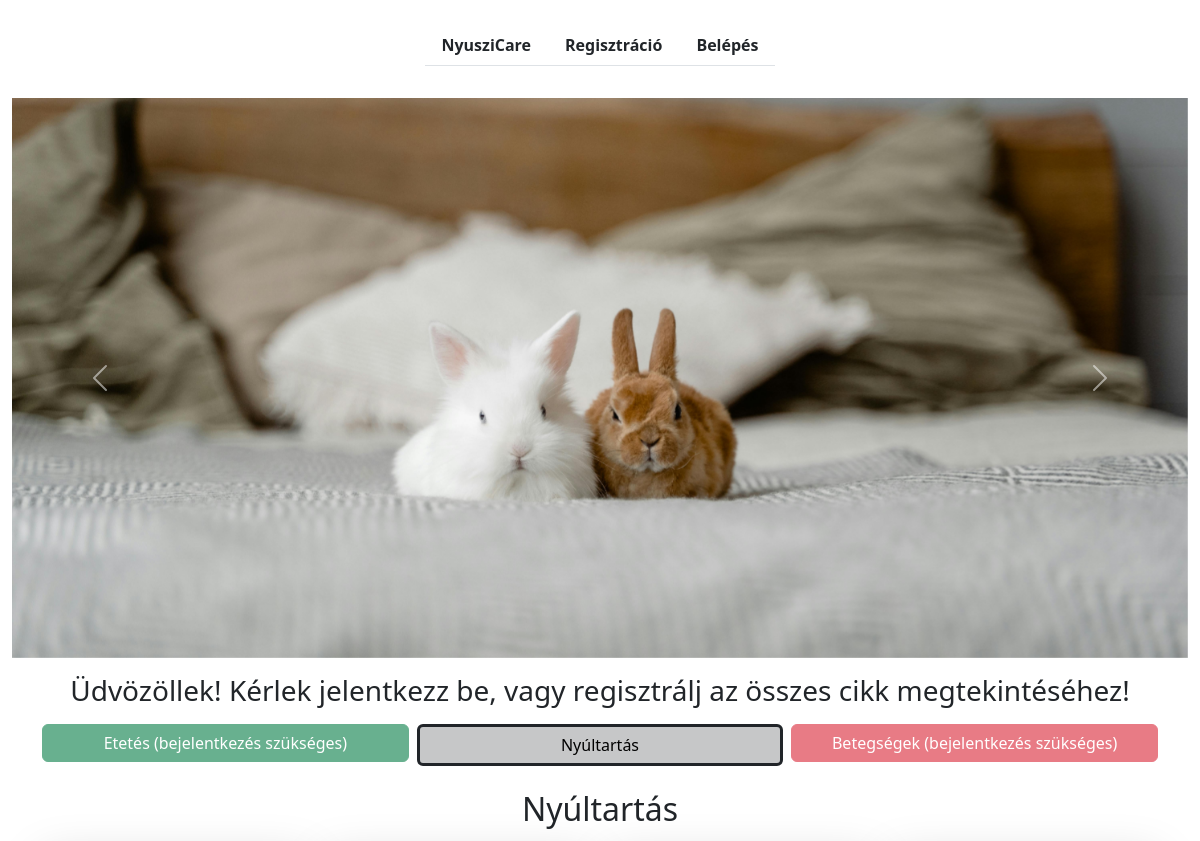
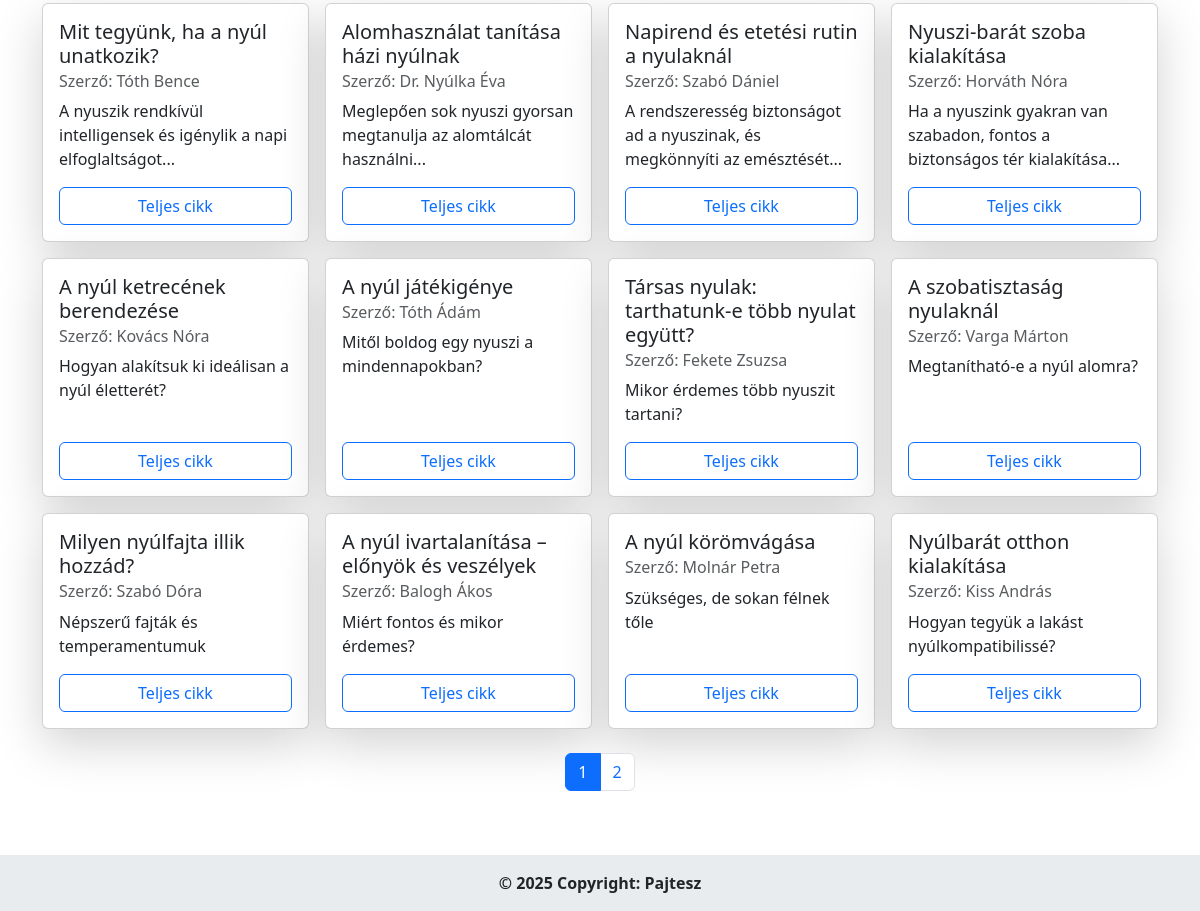
The page / on the database its author committed (2 pictures, top to bottom).
### tables this page shows
CREATE TABLE `cikkek` (
  `id` int(11) NOT NULL AUTO_INCREMENT,
  `cim` varchar(255) NOT NULL,
  `szerzo` varchar(40) NOT NULL,
  `bevezeto` varchar(400) NOT NULL,
  `tartalom` text NOT NULL,
  `kategoria` enum('Nyultartas','Betegsegek','Etetes') NOT NULL,
  PRIMARY KEY (`id`),
  KEY `cikkek_kategoria_index` (`kategoria`)
);

### includes/functions.php (called while the page is built, shortened)
<?php
function url(string $path = ''): string
{
    return BASE_URL . '/' . ltrim($path, '/');
}
function e($value): string
{
    return htmlspecialchars((string)$value, ENT_QUOTES, 'UTF-8');
}
function currentUser(): ?array
{
    return $_SESSION['loggedInUser'] ?? null;
}
function isAdmin(): bool
{
    return isset($_SESSION['admin']);
}
function isLoggedIn(): bool
{
    return currentUser() !== null || isAdmin();
}
function dbExecute(mysqli $db, string $sql, array $params = []): mysqli_stmt
{
    $stmt = mysqli_prepare($db, $sql);
    if ($params) {
        $types = '';
        foreach ($params as $param) {
            $types .= is_int($param) ? 'i' : 's';
        }
        mysqli_stmt_bind_param($stmt, $types, ...$params);
    }
    mysqli_stmt_execute($stmt);
    return $stmt;
}
function dbFetchAll(mysqli $db, string $sql, array $params = []): array
{
    $result = mysqli_stmt_get_result(dbExecute($db, $sql, $params));
    return mysqli_fetch_all($result, MYSQLI_ASSOC);
}
function dbFetchOne(mysqli $db, string $sql, array $params = []): ?array
{
    $result = mysqli_stmt_get_result(dbExecute($db, $sql, $params));
    return mysqli_fetch_assoc($result) ?: null;
}

### index.php (the view, shortened to what this page needs)
<?php
require __DIR__ . '/includes/init.php';
$kategoria = NYILVANOS_KATEGORIA;
$limit = 12;
$osszcikk = (int)dbFetchOne($connection, 'SELECT COUNT(*) AS total FROM cikkek WHERE kategoria = ?', [$kategoria])['total'];
$osszOldal = max(1, (int)ceil($osszcikk / $limit));
$oldal = filter_var($_GET['page'] ?? 1, FILTER_VALIDATE_INT, ['options' => ['default' => 1, 'min_range' => 1]]);
$oldal = min($oldal, $osszOldal);
$offset = ($oldal - 1) * $limit;
$cikkek = dbFetchAll(
    $connection,
    'SELECT id, cim, szerzo, bevezeto FROM cikkek WHERE kategoria = ? ORDER BY id LIMIT ? OFFSET ?',
    [$kategoria, $limit, $offset]
);
include __DIR__ . '/includes/header.php';
include __DIR__ . '/includes/carousel.php';
?>
<div class="container mt-3 text-center">
  <?php if (currentUser() !== null) { ?>
    <h3>Üdvözöllek, kedves <?php print e(currentUser()['name']) ?>!</h3>
  <?php } elseif (isAdmin()) { ?>
    <h3>Üdvözöllek, admin!</h3>
  <?php } else { ?>
    <h3>Üdvözöllek! Kérlek jelentkezz be, vagy regisztrálj az összes cikk megtekintéséhez!</h3>
  <?php } ?>
</div>
<div class="container mt-3">
  <form method="get" action="<?php print url('index.php') ?>">
    <div class="row g-2">
      <div class="col-md-4">
        <?php if (isLoggedIn()) { ?>
          <button name="kategoria" value="Etetes" class="btn btn-success w-100 <?php if ($kategoria === 'Etetes') print 'active border-3 border-dark'; ?>">Etetés</button>
        <?php } else { ?>
          <button type="button" class="btn btn-success w-100" disabled>Etetés (bejelentkezés szükséges)</button>
        <?php } ?>
      </div>
      <div class="col-md-4">
        <button name="kategoria" value="Nyultartas" class="btn btn-light w-100 border-bottom <?php if ($kategoria === 'Nyultartas') print 'active border-3 border-dark'; ?>">Nyúltartás</button>
      </div>
      <div class="col-md-4">
        <?php if (isLoggedIn()) { ?>
          <button name="kategoria" value="Betegsegek" class="btn btn-danger w-100 <?php if ($kategoria === 'Betegsegek') print 'active border-3 border-dark'; ?>">Betegségek</button>
        <?php } else { ?>
          <button type="button" class="btn btn-danger w-100" disabled>Betegségek (bejelentkezés szükséges)</button>
        <?php } ?>
      </div>
    </div>
  </form>
</div>
<div class="container mt-4">
  <h2 class="text-center mb-3"><?php print e(KATEGORIAK[$kategoria]) ?></h2>
  <div class="row g-3">
    <?php foreach ($cikkek as $sor) { ?>
      <div class="col-sm-6 col-lg-3">
        <div class="card shadow-lg h-100">
          <div class="card-body d-flex flex-column">
            <h5 class="card-title"><?php print e($sor['cim']) ?></h5>
            <h6 class="card-subtitle mb-2 text-muted">Szerző: <?php print e($sor['szerzo']) ?></h6>
            <p class="card-text"><?php print e($sor['bevezeto']) ?></p>
            <a href="<?php print url('cikk.php?id=' . (int)$sor['id']) ?>" class="btn btn-outline-primary mt-auto stretched-link">Teljes cikk</a>
          </div>
        </div>
      </div>
    <?php } ?>
  </div>
</div>
<?php if ($osszOldal > 1) { ?>
  <nav class="d-flex justify-content-center mt-4" aria-label="Oldalak">
    <ul class="pagination">
      <?php for ($i = 1; $i <= $osszOldal; $i++) { ?>
        <li class="page-item <?php if ($i === $oldal) print 'active'; ?>">
          <a class="page-link" href="<?php print url('index.php?' . http_build_query(['kategoria' => $kategoria, 'page' => $i])) ?>"><?php print $i ?></a>
        </li>
      <?php } ?>
    </ul>
  </nav>
<?php } ?>
<?php include __DIR__ . '/includes/footer.php'; ?>

### includes/header.php (shortened to what this page needs)
<!doctype html>
<html lang="hu">
  <head>
    <link href="https://cdn.jsdelivr.net/npm/bootstrap@5.3.7/dist/css/bootstrap.min.css" rel="stylesheet">
    <link rel="stylesheet" href="<?php print url('assets/css/styles.css') ?>">
  </head>
  <body class="d-flex flex-column min-vh-100">
<?php include __DIR__ . '/navbar.php'; ?>
<main class="flex-grow-1">

### includes/navbar.php (shortened to what this page needs)
<nav class="navbar navbar-expand-lg">
  <div class="container-fluid justify-content-center my-3">
    <ul class="nav nav-tabs">
      <li class="nav-item">
        <a class="nav-link fw-semibold text-dark" href="<?php print url('index.php') ?>">NyusziCare</a>
      </li>
      <?php if (!isLoggedIn()) { ?>
        <li class="nav-item">
          <a class="nav-link fw-semibold text-dark" href="<?php print url('registration/registration.php') ?>">Regisztráció</a>
        </li>
        <li class="nav-item">
          <a class="nav-link fw-semibold text-dark" href="<?php print url('login/login.php') ?>">Belépés</a>
        </li>
      <?php } ?>
    </ul>
  </div>
</nav>

### includes/carousel.php (shortened to what this page needs)
<div class="container-fluid my-2">
  <div id="carouselExampleAutoplaying" class="carousel slide" data-bs-ride="carousel">
    <div class="carousel-inner">
      <?php for ($kep = 1; $kep <= 4; $kep++) { ?>
        <div class="carousel-item <?php if ($kep === 1) print 'active'; ?>">
          <img src="<?php print url("assets/img/carousel$kep.jpg") ?>" class="d-block w-100" alt="Nyuszi kép <?php print $kep ?>">
        </div>
      <?php } ?>
    </div>
    <button class="carousel-control-prev" type="button" data-bs-target="#carouselExampleAutoplaying" data-bs-slide="prev">
      <span class="carousel-control-prev-icon" aria-hidden="true"></span>
    </button>
    <button class="carousel-control-next" type="button" data-bs-target="#carouselExampleAutoplaying" data-bs-slide="next">
      <span class="carousel-control-next-icon" aria-hidden="true"></span>
    </button>
  </div>
</div>

### includes/footer.php (shortened to what this page needs)
</main>
<footer class="bg-body-secondary text-center fw-semibold mt-5">
  <div class="text-center p-3">
    © 2025 Copyright: Pajtesz
  </div>
</footer>
  </body>
</html>

### assets/css/styles.css (style rules this page uses)
.carousel-inner { height: 70vh; overflow: hidden; }
.carousel-item { height: 70vh; }
.carousel-inner img { width: 100%; height: 100%; object-fit: cover; object-position: center; display: block; }
.card-body { transition: background-color 0.5s ease; }

### rows shown on the page
cikkek: cim "Mit tegyünk, ha a nyúl unatkozik?", szerzo "Tóth Bence", bevezeto "A nyuszik rendkívül intelligensek és igénylik a napi elfoglaltságot..."
cikkek: cim "Alomhasználat tanítása házi nyúlnak", szerzo "Dr. Nyúlka Éva", bevezeto "Meglepően sok nyuszi gyorsan megtanulja az alomtálcát használni..."
cikkek: cim "Napirend és etetési rutin a nyulaknál", szerzo "Szabó Dániel", bevezeto "A rendszeresség biztonságot ad a nyuszinak, és megkönnyíti az emésztését..."
cikkek: cim "Nyuszi-barát szoba kialakítása", szerzo "Horváth Nóra", bevezeto "Ha a nyuszink gyakran van szabadon, fontos a biztonságos tér kialakítása..."
cikkek: cim "A nyúl ketrecének berendezése", szerzo "Kovács Nóra", bevezeto "Hogyan alakítsuk ki ideálisan a nyúl életterét?"
cikkek: cim "A nyúl játékigénye", szerzo "Tóth Ádám", bevezeto "Mitől boldog egy nyuszi a mindennapokban?"
cikkek: cim "Társas nyulak: tarthatunk-e több nyulat együtt?", szerzo "Fekete Zsuzsa", bevezeto "Mikor érdemes több nyuszit tartani?"
cikkek: cim "A szobatisztaság nyulaknál", szerzo "Varga Márton", bevezeto "Megtanítható-e a nyúl alomra?"
cikkek: cim "Milyen nyúlfajta illik hozzád?", szerzo "Szabó Dóra", bevezeto "Népszerű fajták és temperamentumuk"
cikkek: cim "A nyúl ivartalanítása – előnyök és veszélyek", szerzo "Balogh Ákos", bevezeto "Miért fontos és mikor érdemes?"
cikkek: cim "A nyúl körömvágása", szerzo "Molnár Petra", bevezeto "Szükséges, de sokan félnek tőle"
cikkek: cim "Nyúlbarát otthon kialakítása", szerzo "Kiss András", bevezeto "Hogyan tegyük a lakást nyúlkompatibilissé?"

### other values the page prints
KATEGORIAK[$kategoria] "Nyúltartás"
